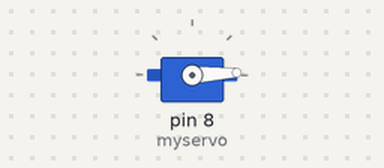
Recording of a sketch running on a simulated Arduino Uno, built with avr-gcc and run on an emulated ATmega328P. Parts: servo.

Above: at 0.05 s.
At 1.3 s:
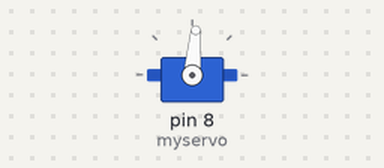
At 2.6 s:
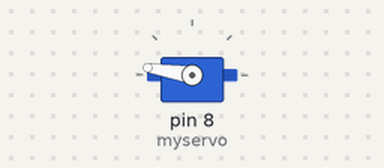
At 5.2 s:
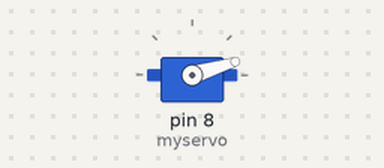
Timing chart, 0 to 7.1 s (numbered marks = the images above):
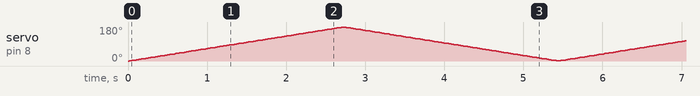

The sketch:

Servo.ino
```cpp
   #include <Servo.h>

   Servo myservo;  // 定义舵机对象，最多八个

   int pos = 0;    // 定义舵机转动位置

   void setup()
   {
      myservo.attach(8);  // 设置舵机控制针脚
   }

   void loop()
  {
      // 0到180旋转舵机，每次延时15毫秒
      for(pos = 0; pos < 180; pos += 1)
     {
        myservo.write(pos);
        delay(15);
      }
      // 180到0旋转舵机，每次延时15毫秒
      for(pos = 180; pos>=1; pos-=1)
      {
        myservo.write(pos);
        delay(15);
      }
  }
```
